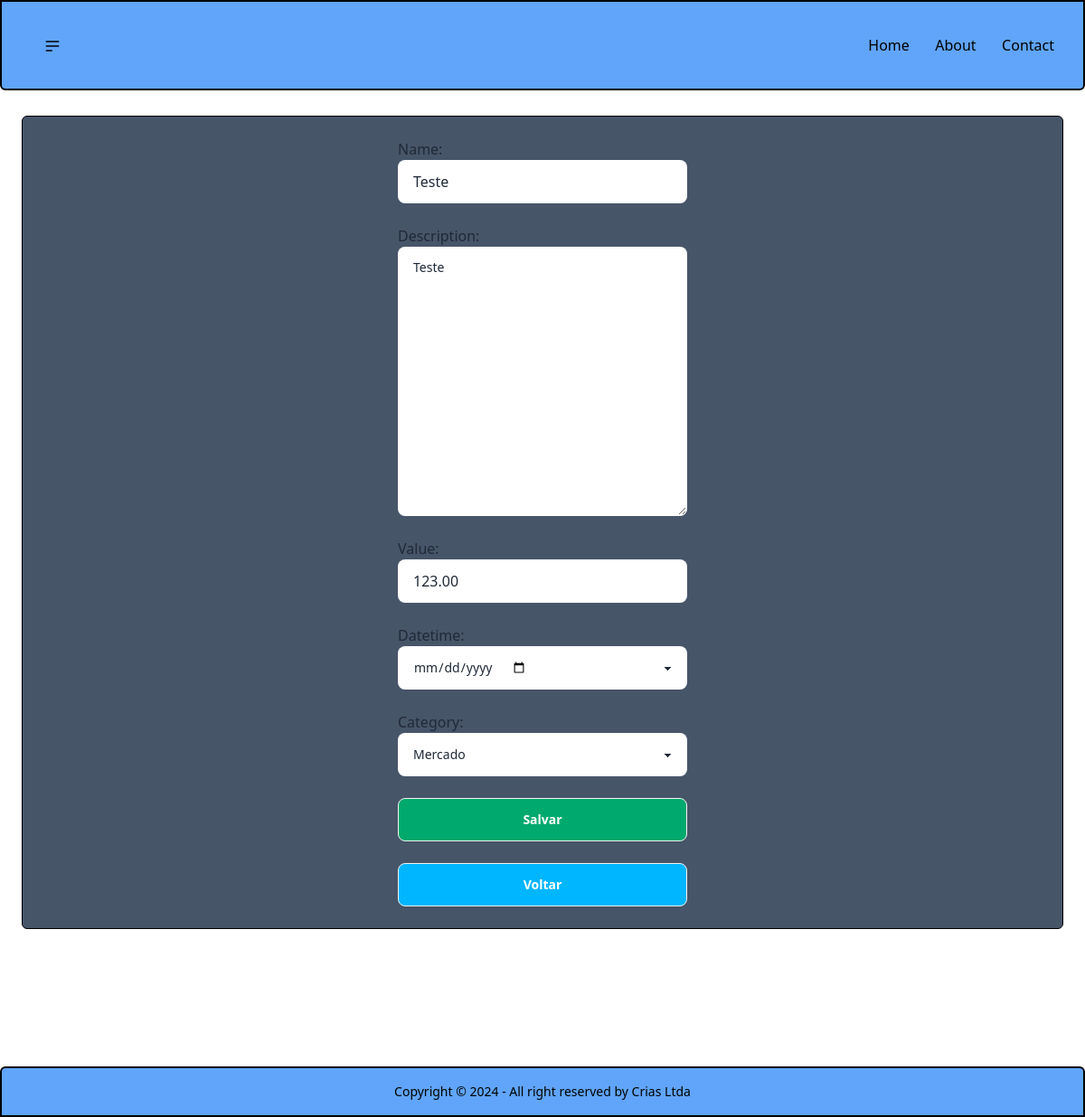
/update_gasto/2, run on an earlier commit of the app's database.
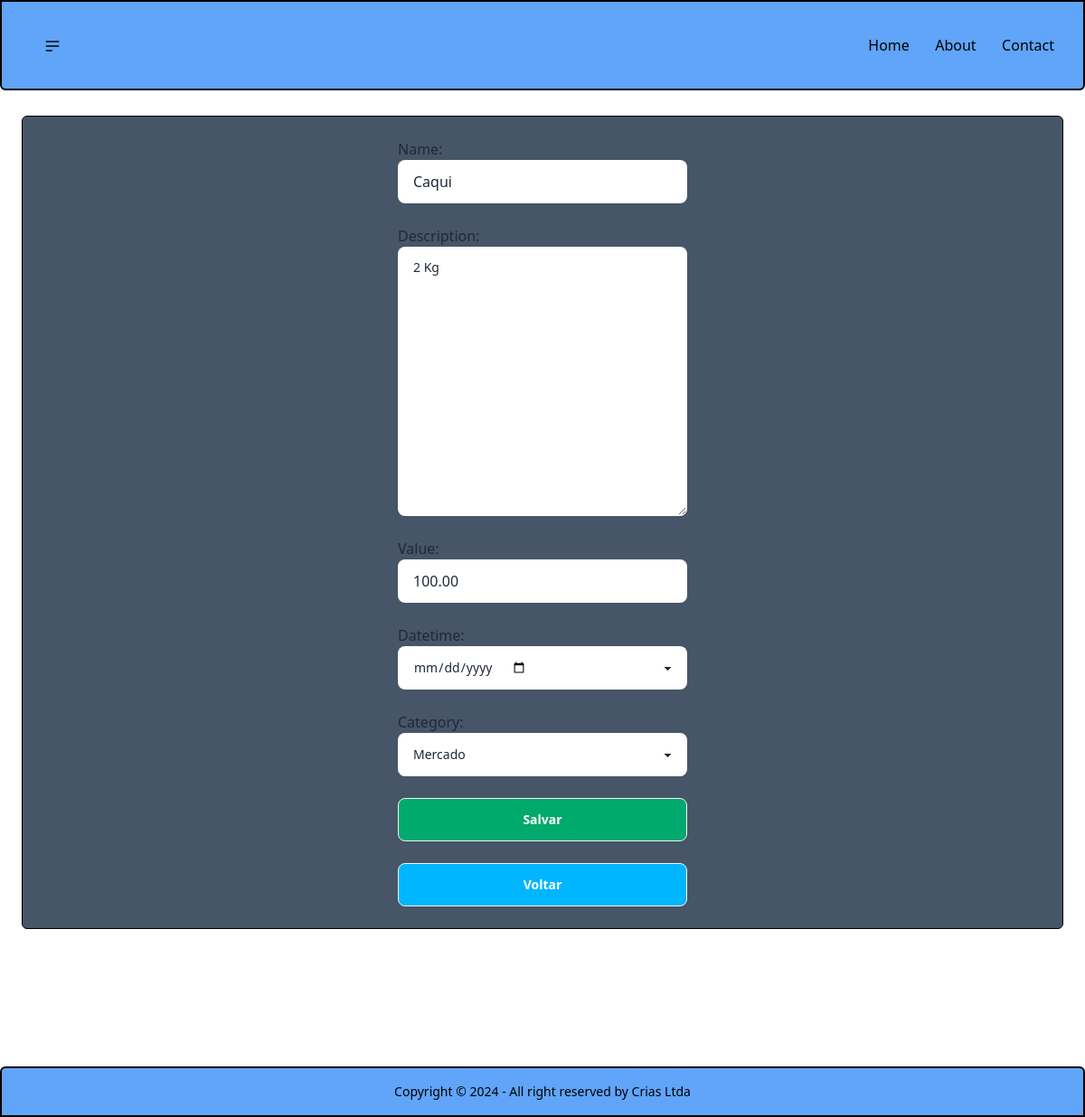
And on a later commit of the database.
### nota/models.py (models this page shows, shortened)
class Nota(models.Model):
    name = models.CharField(max_length=255, help_text='Titulo para a compra feita')
    description = models.TextField(max_length=255, blank=True, help_text='Descrição do que foi comprado')
    value = models.DecimalField(blank=True, max_digits=10, decimal_places=2, help_text='Valor da Compra')
    datetime = models.DateField(blank=True,  help_text='Dia em que a comprar foi efetuada')
    category = models.ForeignKey(Category, on_delete=models.CASCADE, help_text='Categoria da Comprar feita')

class Category(models.Model):
    name = models.CharField(max_length=255)
    def __str__(self):
        return self.name

### nota/views.py (the view)
# urls.py: path('update_gasto/<int:pk>', views.update_gasto, name='update_gasto'),
def update_gasto(request, pk):
    nota = get_object_or_404(Nota, pk=pk)
    category = Category.objects.all()
    if request.method == 'POST':
        form = NotaForm(request.POST, instance=nota)
        if form.is_valid():
            form.save()
            return redirect('home')
    else:
        form = NotaForm(instance=nota)
    return render(request, 'nota/crud/form.html', context={'form': form, 'category': category})

### nota/forms.py (shortened to what this page needs)
class NotaForm(forms.ModelForm):
    name = forms.CharField(widget=forms.TextInput(attrs={'class': 'form-control max-w-xs w-full input'}))
    description = forms.CharField(widget=forms.Textarea({'class': 'form-control max-w-xs w-full textarea '}))
    value = forms.DecimalField(widget=forms.NumberInput(attrs={'class': 'form-control max-w-xs w-full input'}))
    datetime = forms.DateField(widget=forms.DateInput(attrs={"type": "date", 'class': 'flex max-w-xs w-full select'}))
    category = forms.ModelChoiceField( widget=forms.Select(attrs={"class": 'flex max-w-xs w-full select'}), queryset=Category.objects.all())
    class Meta:
        model = Nota
        fields = '__all__'

### templates/nota/crud/form.html (shortened to what this page needs)
{% extends 'nota/base/base.html' %}
{% block content %}
    <div class="bg-slate-600 p-6 border border-black rounded-md m-6 dark:text-black ">
        <form method="post">
            <div class=" grid gap-6 justify-center">
                    {{ form }}
                <label class="justify-center form-control">
                    <button class="btn bg-success text-white" type="submit"> Salvar</button>
                </label>
                <label class="justify-center form-control">
                    <a href="{% url 'home' %}" class="btn bg-info text-white" type="submit">Voltar</a>
                </label>
            </div>
        </form>
    </div>
{% endblock %}

What changed in the data, as far as the page shows it:
changed Nota "Mercado": name "Teste" → "Caqui"; description "Teste" → "2 Kg"; value "123.00" → "100.00"
